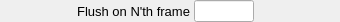
    <widget class="PyDMFrame" name="composite_18">
      <property name="geometry">
        <rect>
          <x>45</x>
          <y>688</y>
          <width>340</width>
          <height>22</height>
        </rect>
      </property>
      <widget class="QLabel" name="text_35">
        <property name="geometry">
          <rect>
            <x>0</x>
            <y>1</y>
            <width>190</width>
            <height>20</height>
          </rect>
        </property>
        <property name="text">
          <string>Flush on N'th frame</string>
        </property>
        <property name="font" stdset="0">
          <font>
            <pointsize>10</pointsize>
          </font>
        </property>
        <property name="brush" stdset="0">
          <brush brushstyle="SolidPattern">
            <color alpha="255">
              <red>0</red>
              <green>0</green>
              <blue>0</blue>
            </color>
          </brush>
        </property>
        <property name="toolTip">
          <string>text_35</string>
        </property>
        <property name="alignment">
          <set>Qt::AlignRight|Qt::AlignTrailing|Qt::AlignVCenter</set>
        </property>
        <property name="styleSheet">
          <string notr="true">QLabel#text_35 {
  color: rgb(0, 0, 0);
  }</string>
        </property>
      </widget>
      <widget class="PyDMLineEdit" name="text_entry_13">
        <property name="geometry">
          <rect>
            <x>194</x>
            <y>0</y>
            <width>60</width>
            <height>22</height>
          </rect>
        </property>
        <property name="channel" stdset="0">
          <string>ca://${prefix}NumFramesFlush</string>
        </property>
        <property name="toolTip">
          <string>${prefix}NumFramesFlush</string>
        </property>
        <property name="font" stdset="0">
          <font>
            <pointsize>10</pointsize>
          </font>
        </property>
        <property name="styleSheet">
          <string notr="true">PyDMLineEdit#text_entry_13 {
  color: rgb(0, 0, 0);
  background-color: rgb(115, 223, 255);
  border: 1px solid black;
  margin: 0px;
  padding: 0px;
  spacing: 0px;
  }</string>
        </property>
      </widget>
      <widget class="PyDMLabel" name="text_update_33">
        <property name="geometry">
          <rect>
            <x>260</x>
            <y>2</y>
            <width>80</width>
            <height>18</height>
          </rect>
        </property>
        <property name="toolTip">
          <string>PV: ${prefix}NumFramesFlush_RBV</string>
        </property>
        <property name="channel" stdset="0">
          <string>ca://${prefix}NumFramesFlush_RBV</string>
        </property>
        <property name="font" stdset="0">
          <font>
            <pointsize>10</pointsize>
          </font>
        </property>
        <property name="alignment">
          <set>Qt::AlignLeading|Qt::AlignLeft|Qt::AlignVCenter</set>
        </property>
        <property name="textInteractionFlags">
          <set>Qt::TextSelectableByKeyboard|Qt::TextSelectableByMouse</set>
        </property>
        <property name="styleSheet">
          <string notr="true">PyDMLabel#text_update_33 {
  color: rgb(10, 0, 184);
  background-color: rgb(187, 187, 187);
  }</string>
        </property>
      </widget>
    </widget>
